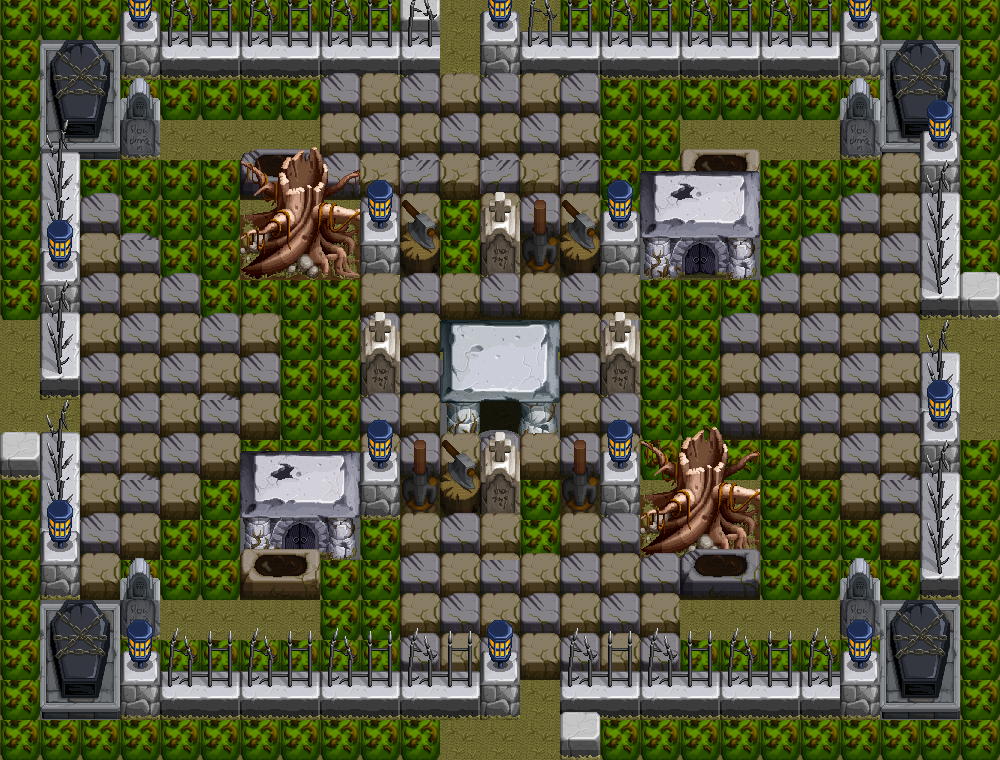

Below is a game level as drawn by its tile map, then a one-line description and the .tmx that defines it (tile-layer data replaced by summaries):
An orthogonal 25x19 tile map with 40x40 px tiles, 6 tile layers (background, building, building top, building top top, ...), 3 tilesets.

<map version="1.0" tiledversion="1.1.3" orientation="orthogonal" renderorder="right-down" width="25" height="19" tilewidth="40" tileheight="40" infinite="0" nextobjectid="1">
 <tileset firstgid="1" source="nomoves.tsx" />
 <tileset firstgid="2" source="remove.tsx" />
 <tileset firstgid="10" source="墓地1.tsx" />
 <layer name="background" width="25" height="19">
  <data>[475 cells, 475 non-empty, 1 distinct tile ids]</data>
 </layer>
 <layer name="building" width="25" height="19">
  <data>[475 cells, 443 non-empty, 44 distinct tile ids]</data>
 </layer>
 <layer name="building top" width="25" height="19">
  <data>[475 cells, 226 non-empty, 22 distinct tile ids]</data>
 </layer>
 <layer name="building top top" width="25" height="19">
  <data>[475 cells, 40 non-empty, 8 distinct tile ids]</data>
 </layer>
 <layer name="nomove" width="25" height="19" opacity="0">
  <data>[475 cells, 282 non-empty, 1 distinct tile ids]</data>
 </layer>
 <layer name="remove" width="25" height="19" opacity="0">
  <data>[475 cells, 298 non-empty, 1 distinct tile ids]</data>
 </layer>
</map>
